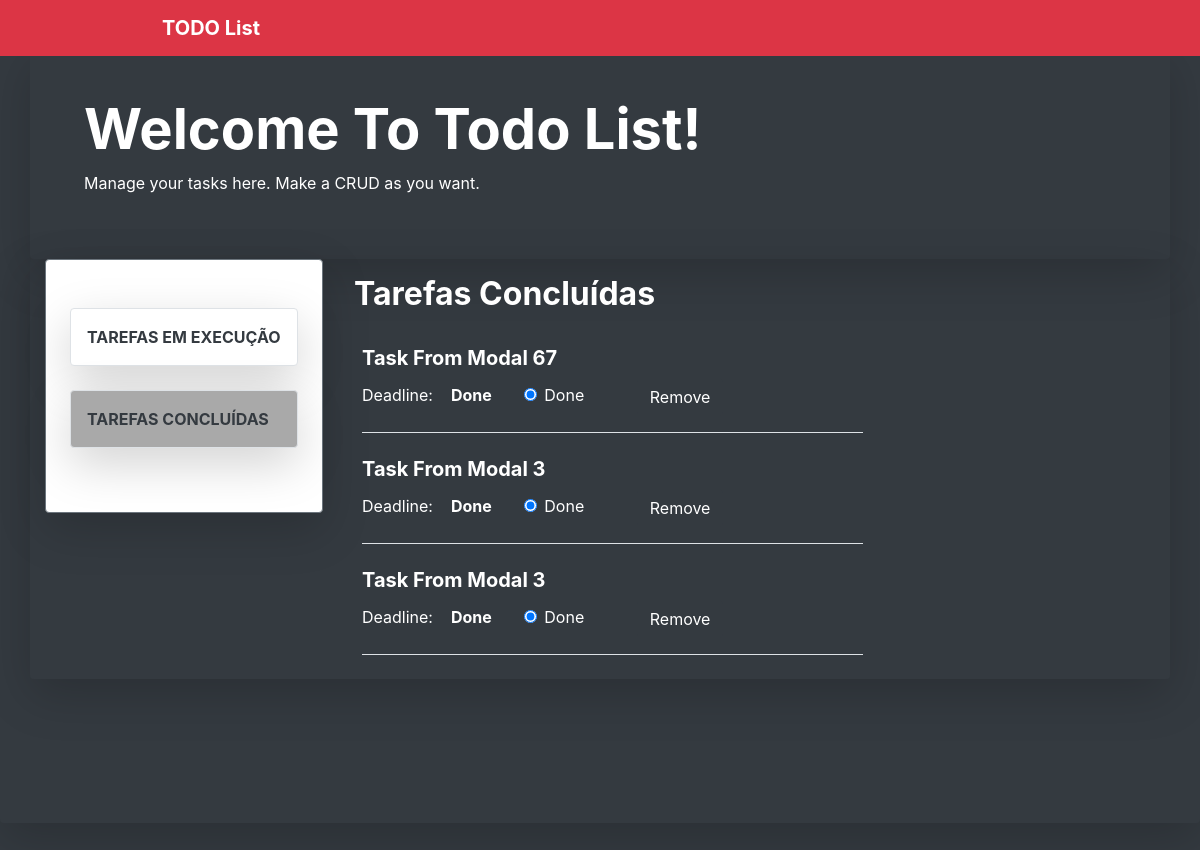
/task_done, run on an earlier commit of the app's database.
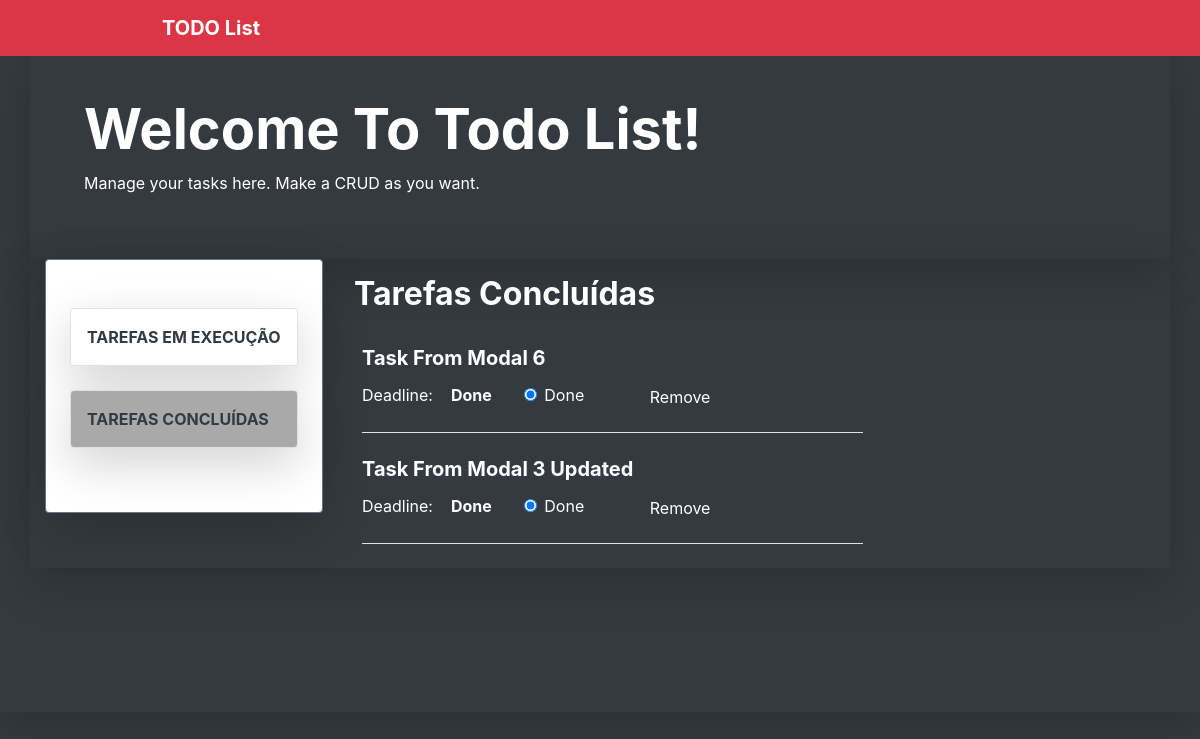
And on a later commit of the database.
### app/models/tables.py (models this page shows, shortened)
class Task(db.Model):
    __tablename__ = 'tasks'
    id = db.Column(db.Integer, primary_key=True)
    task_name = db.Column(db.String)
    description = db.Column(db.Text)
    start_date = db.Column(
        db.String,
        server_default=db.func.now(),
        nullable=False
    )
    done_status = db.Column(db.Boolean, default=False)
    deadline = db.Column(db.String, nullable=True)
    user_id = db.Column(db.Integer, db.ForeignKey('users.id'))
    task_owner = db.relationship('User', foreign_keys=user_id)

### app/controllers/default.py (the view, shortened to what this page needs)
@app.route('/task_done', methods=['GET', 'POST'])
def task_done():
    task_form = TaskForm()
    tasks = Task.query.all()
    return render_template(
        'task_done.html',
        tasks=tasks,
        task_form=task_form
    )

### app/models/forms.py
class TaskForm(FlaskForm):
    taskname = StringField(
        'taskname',
        validators=[DataRequired()]
    )
    description = TextField(
        'description',
        validators=[DataRequired()]
    )
    deadline = StringField(
        'deadline'
    )

### app/templates/task_done.html (shortened to what this page needs)
{% extends 'base-dashboard.html' %}
{% block content %}
<main role="main" class="shadow-lg bg-dark rounded">
    <div class="shadow-lg container bg-dark text-white py-5 rounded">
        <div class="container ml-4">
           <h1 class="display-4 font-weight-bolder text-capitalize">Welcome to todo list!</h1>
           <p>Manage your tasks here. Make a CRUD as you want.</p>
        </div>
    </div>
    <div class="shadow-lg container w-100 row mx-auto rounded">
        <div class="shadow-lg w-25 row border border-secondary py-5 mb-auto ml-0 bg-white rounded">
            <div class="list-group rounded mx-auto my-auto">
                <a class="shadow-lg border list-group-item list-group-item-action text-dark font-weight-bolder text-uppercase p-3 mb-4 rounded" href="{{ url_for('task_doing') }}">tarefas em execução</a>
                <a id="active_done" class="shadow-lg border list-group-item list-group-item-action text-dark font-weight-bolder text-uppercase p-3 mb-3 rounded" href="{{ url_for('task_done') }}">tarefas concluídas</a>
            </div>
        </div>
        <div class="w-75 mx-auto">
            <div id="all-task" class=" row col col-sm-8 col-md-8 col-lg-8 col-xl-8 text-white text-capitalize ml-2">
                <h2 class="display-7 text-white text-capitalize font-weight-bolder mb-3 p-3">Tarefas concluídas</h2>
                {% for t in tasks[::-1] %}
                    {% if t.done_status == True %}
                        <div class="ml-4 text-white text-capitalize w-100 border-bottom mb-4">
                            <a  title="Click to update this task" class="text-decoration-none text-white" href="{{ url_for('task_pre_update', task_id=t.id) }}">
                                <h5><strong>{{ t.task_name }}</strong></h5>
                            </a>
                            <p class="d-inline">Deadline: &nbsp;&nbsp; <strong>Done</strong>
                              <form class="d-inline ml-5" method="POST" action="{{ url_for('task_done') }}">
                                  <label class="form-check-label">
                                     <input type="radio" class="form-check-input" name="inputRadio" checked>Done
                                  </label>
                              </form>
                              <form method="POST" action="{{ url_for('task_delete') }}" class="d-inline ml-5" >
                                <button type="submit" class="btn btn-dark">Remove</button>
                              </form>
                            </p>
                        </div>
                    {% endif %}
                {% endfor %}
            </div>
        </div>
        <br><br><br>
    </div>
    <br><br><br>
    <br><br><br>
</main>
{% endblock %}

What changed in the data, as far as the page shows it:
removed Task: task_name "Task From Modal 67"
changed Task: task_name "Task From Modal 3" → "Task From Modal 6"
changed Task: task_name "Task From Modal 3" → "Task From Modal 3 Updated"
